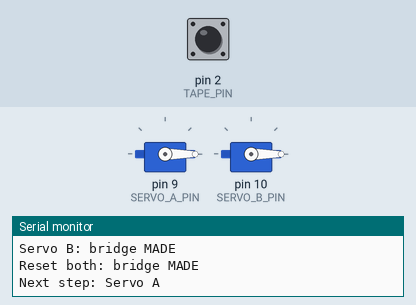
Recording of a sketch running on a simulated Arduino Uno, built with avr-gcc and run on an emulated ATmega328P. Shown: 2 × servo, the last lines printed to the serial monitor. The inputs (shaded band) are chosen by the test bench; at power-on: pin 2 (TAPE_PIN) HIGH.

Above: at 1.3 s.
1.4 s: pin 2 (TAPE_PIN) pulled LOW for 0.15 s
At 3.1 s:
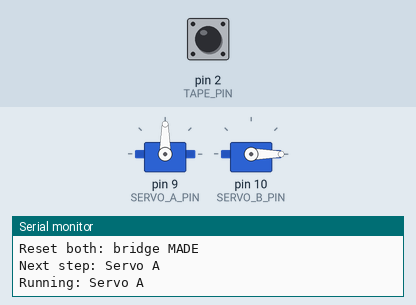
3.8 s: pin 2 (TAPE_PIN) pulled LOW for 1 s
At 5.9 s:
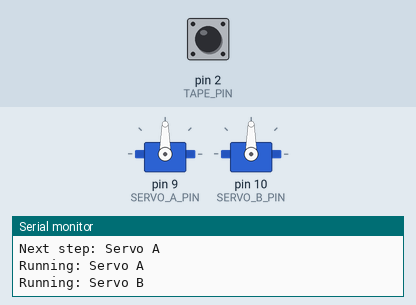
6.3 s: pin 2 (TAPE_PIN) pulled LOW for 0.15 s
At 6.78 s:
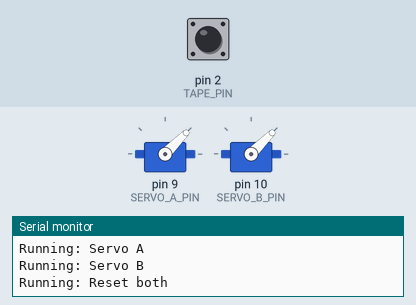
11.7 s: pin 2 (TAPE_PIN) pulled LOW for 3.2 s
At 12.18 s:
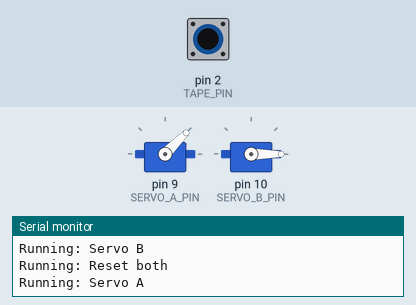
Timing chart, 0 to 14.7 s (numbered marks = the images above; inputs shaded):
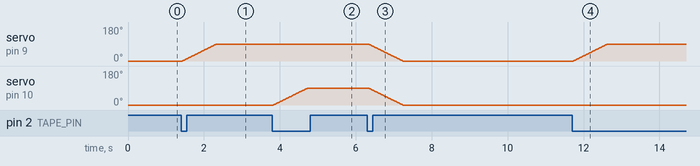

Measured:
- after the input at 1.4 s, servo on pin 9 (SERVO_A_PIN): moves from 0° to 90° over 0.91 s, starting at once
- after the input at 3.8 s, servo on pin 10 (SERVO_B_PIN): moves from 0° to 90° over 0.91 s, starting at once
- after the input at 6.3 s, servo on pin 9 (SERVO_A_PIN), servo on pin 10 (SERVO_B_PIN): moves from 90° to 0° over 0.91 s, starting at once
- after the input at 11.7 s, servo on pin 9 (SERVO_A_PIN): moves from 0° to 90° over 0.91 s, starting at once

The sketch:

copper_tape_servos_toggle.ino
```cpp
#include <Servo.h>

// ---------- Pins ----------
const int TAPE_PIN    = 2;    // copper tape signal (uses internal pull-up)
const int SERVO_A_PIN = 9;
const int SERVO_B_PIN = 10;

// ---------- Settings ----------
const int HOME_ANGLE    = 0;
const int TARGET_ANGLE  = 90;
const int STEP_DELAY_MS = 10;            // ms per degree (0 = instant)
const unsigned long DEBOUNCE_MS = 30;

// Trigger modes
enum Trigger { ON_MAKE, ON_RELEASE };

// Default trigger mode for each step (change with serial commands at runtime)
//   index 0 = servo A, index 1 = servo B, index 2 = reset both
Trigger modes[3] = { ON_MAKE, ON_MAKE, ON_MAKE };
const char* STEP_NAMES[3] = { "Servo A", "Servo B", "Reset both" };

Servo servoA, servoB;
int posA = HOME_ANGLE;
int posB = HOME_ANGLE;

int stepIndex = 0;   // 0 = move A, 1 = move B, 2 = reset both

// Debounce state
bool lastReading = HIGH;
bool stableState = HIGH;
unsigned long lastChange = 0;

void moveServo(Servo &s, int &pos, int target) {
  if (STEP_DELAY_MS == 0) {
    pos = target;
    s.write(pos);
    return;
  }
  int dir = (target > pos) ? 1 : -1;
  while (pos != target) {
    pos += dir;
    s.write(pos);
    delay(STEP_DELAY_MS);
  }
}

void resetBoth() {
  while (posA != HOME_ANGLE || posB != HOME_ANGLE) {
    if (posA > HOME_ANGLE) { posA--; servoA.write(posA); }
    if (posB > HOME_ANGLE) { posB--; servoB.write(posB); }
    delay(STEP_DELAY_MS);
  }
}

void printStatus() {
  Serial.println("--- Trigger modes ---");
  for (int i = 0; i < 3; i++) {
    Serial.print(STEP_NAMES[i]);
    Serial.print(": ");
    Serial.println(modes[i] == ON_MAKE ? "bridge MADE" : "bridge RELEASED");
  }
  Serial.print("Next step: ");
  Serial.println(STEP_NAMES[stepIndex]);
}

void runStep() {
  Serial.print("Running: ");
  Serial.println(STEP_NAMES[stepIndex]);
  switch (stepIndex) {
    case 0: moveServo(servoA, posA, TARGET_ANGLE); break;
    case 1: moveServo(servoB, posB, TARGET_ANGLE); break;
    case 2: resetBoth(); break;
  }
  stepIndex = (stepIndex + 1) % 3;
}

// Called on every debounced edge. made = true when the tape just got bridged.
void onEdge(bool made) {
  Trigger needed = modes[stepIndex];
  if ((needed == ON_MAKE && made) || (needed == ON_RELEASE && !made)) {
    runStep();
    // Resync so anything that happened during the move doesn't retrigger
    lastReading = digitalRead(TAPE_PIN);
    stableState = lastReading;
    lastChange = millis();
  }
}

void handleSerial() {
  while (Serial.available()) {
    char c = Serial.read();
    int idx = -1;
    if (c == 'a' || c == 'A') idx = 0;
    else if (c == 'b' || c == 'B') idx = 1;
    else if (c == 'r' || c == 'R') idx = 2;
    else if (c == '?') { printStatus(); continue; }
    else continue;   // ignore newlines and anything else

    modes[idx] = (modes[idx] == ON_MAKE) ? ON_RELEASE : ON_MAKE;
    Serial.print(STEP_NAMES[idx]);
    Serial.print(" now triggers on bridge ");
    Serial.println(modes[idx] == ON_MAKE ? "MADE" : "RELEASED");
  }
}

void setup() {
  Serial.begin(9600);
  pinMode(TAPE_PIN, INPUT_PULLUP);

  servoA.attach(SERVO_A_PIN, 500, 2400);
  servoB.attach(SERVO_B_PIN, 500, 2400);
  servoA.write(HOME_ANGLE);
  servoB.write(HOME_ANGLE);

  Serial.println("Commands: a = toggle servo A mode | b = toggle servo B mode | r = toggle reset mode | ? = status");
  printStatus();
}

void loop() {
  handleSerial();

  bool reading = digitalRead(TAPE_PIN);

  if (reading != lastReading) {
    lastChange = millis();
    lastReading = reading;
  }

  if (millis() - lastChange > DEBOUNCE_MS && reading != stableState) {
    stableState = reading;
    onEdge(stableState == LOW);   // LOW = bridged to GND
  }
}
```
